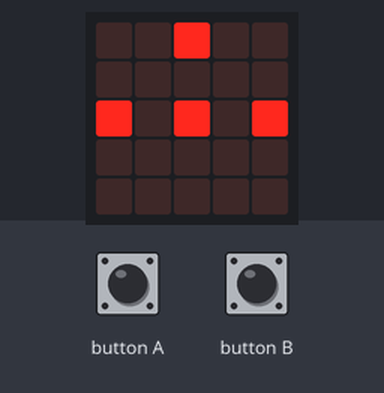
The program below on a simulated BBC micro:bit (MakeCode). Shown: the board's 5×5 LED display. The inputs (shaded band) are chosen by the test bench.

Above: at 1.2 s.
1.3 s: button A pressed for 0.15 s
At 2.6 s:
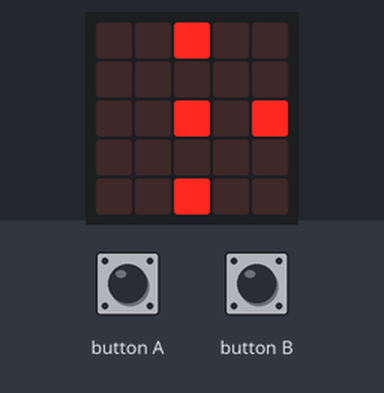
2.9 s: button A pressed for 0.15 s
At 3.9 s:
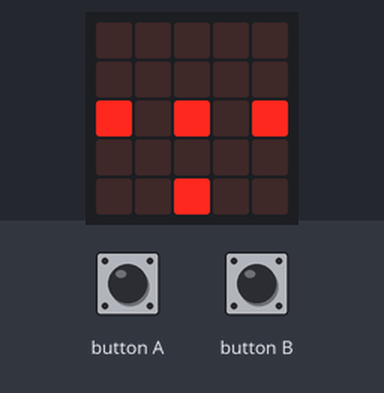
4.5 s: button A pressed for 0.15 s
At 5.1 s:
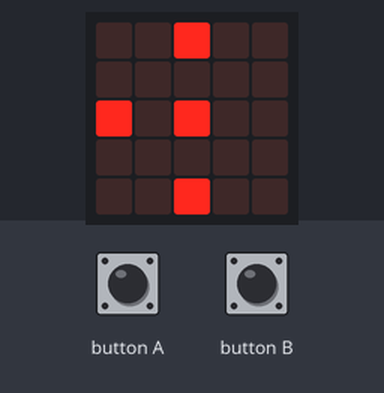
6.1 s: button B pressed for 0.15 s
At 7.6 s:
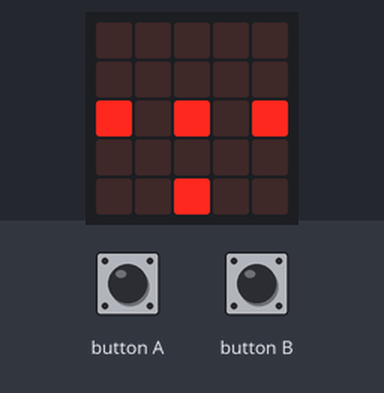
Timing chart, 0 to 8.7 s (numbered marks = the images above; inputs shaded):
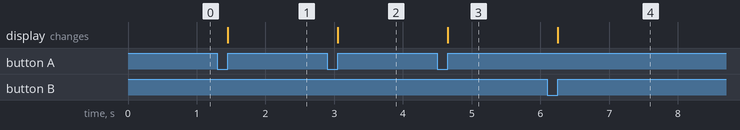

Measured:
- after the input at 1.3 s, the display: changes after 0.15 s (image 1)
- after the input at 2.9 s, the display: changes after 0.15 s (image 2)
- after the input at 4.5 s, the display: changes after 0.15 s (image 3)
- after the input at 6.1 s, the display: changes after 0.15 s (image 4)

The program:

main.ts
```typescript
let s = [2, 2]
let a = [2, 0]
let b = [4, 2]
let c = [0, 2]
led.plot(s[0], s[1])
led.plot(a[0], a[1])
led.plot(b[0], b[1])
led.plot(c[0], c[1])
function otoceni(d: number) {

    basic.clearScreen()
    a.reverse()
    a[d] = Math.abs(a[d] - 4)
    b.reverse()
    b[d] = Math.abs(b[d] - 4)
    c.reverse()
    c[d] = Math.abs(c[d] - 4)
    led.plot(s[0], s[1])
    led.plot(a[0], a[1])
    led.plot(b[0], b[1])
    led.plot(c[0], c[1])
}

input.onButtonPressed(Button.A, function on_button_pressed_a() {
    otoceni(0)
})
input.onButtonPressed(Button.B, function on_button_pressed_b() {
    otoceni(1)
})
```

test.ts
```typescript
// Tady jsou testy. Při použití tohoto balíčku jako rozšíření nebude zkompilováno.
```
